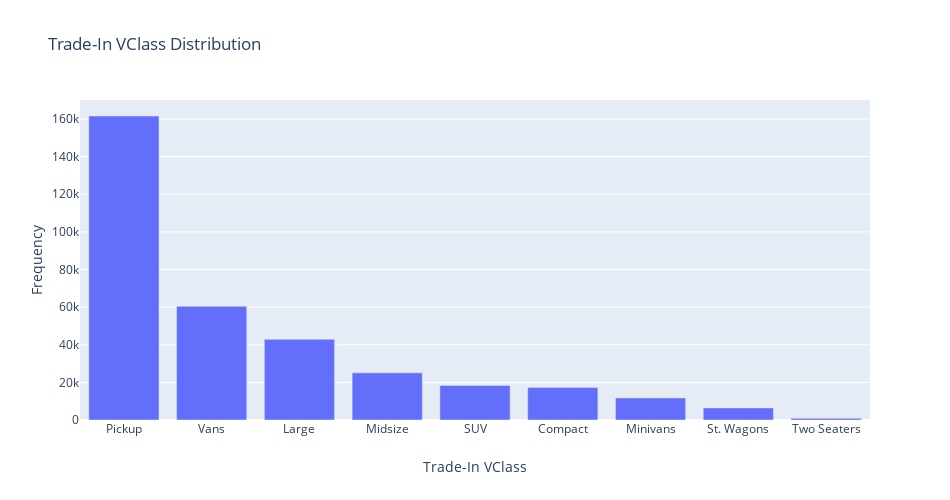

Notebook code for this chart:
### Markdown cell above
On inspection of the distribution of the classes for trade-in vehicles, we can see that almost half are Special Purpose Vehicles.

### Code cell
trade_in_vclass_summary = cluster_data[['trade_in_vclass',
                                        'new_drive']].groupby('trade_in_vclass').count().reset_index().rename(columns = {'new_drive': 'VClass Count',
                                                                                                           'trade_in_vclass': 'Trade-In VClass'}).sort_values('VClass Count', ascending = False)

data = [go.Bar(x = trade_in_vclass_summary['Trade-In VClass'], # assign x as the dataframe column 'x'
               y = trade_in_vclass_summary['VClass Count'])]

layout = go.Layout(autosize=True,
                   width=950,
                   title='Trade-In VClass Distribution',
                   height=500,
                   xaxis = dict(title = 'Trade-In VClass'),
                   yaxis = dict(title = 'Frequency'))
fig = go.Figure(data=data, layout=layout)
iplot(fig)

### Figure 1 — Plotly figure (JSON) as saved in the notebook; plotly's stock layout.template omitted (floating-point values rounded to 4 significant figures)
{"data": [{"type": "bar", "x": ["Pickup", "Vans", "Large", "Midsize", "SUV", "Compact", "Minivans", "St. Wagons", "Two Seaters"], "y": [161606, 60411, 42933, 25057, 18392, 17340, 11761, 6445, 936]}], "layout": {"autosize": true, "height": 500, "title": {"text": "Trade-In VClass Distribution"}, "width": 950, "xaxis": {"title": {"text": "Trade-In VClass"}}, "yaxis": {"title": {"text": "Frequency"}}}}
